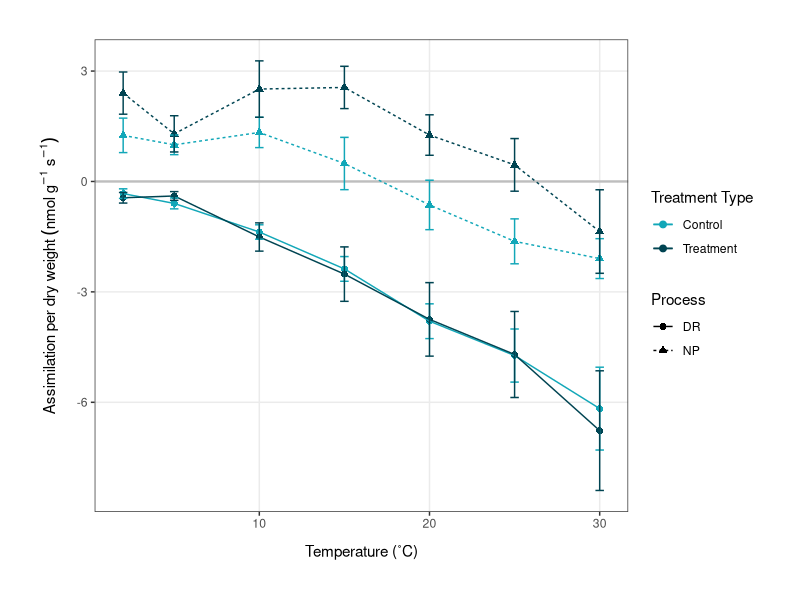
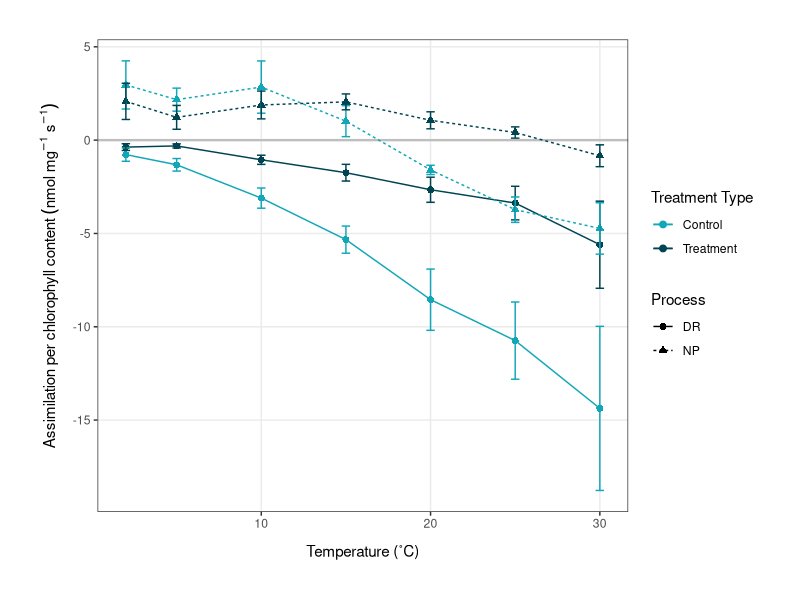
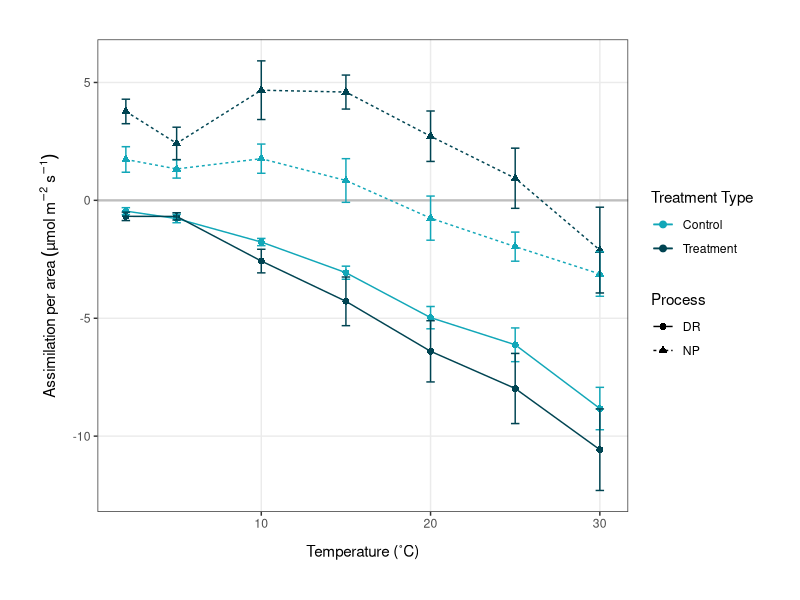
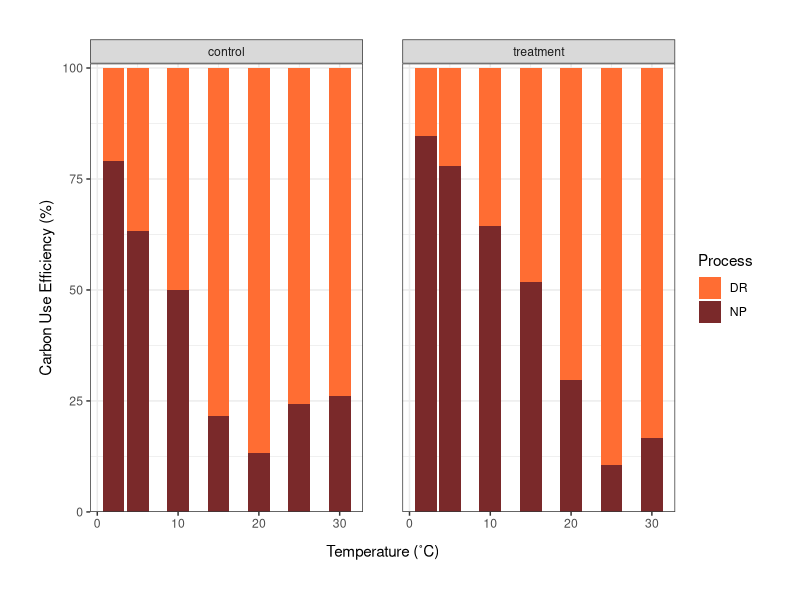
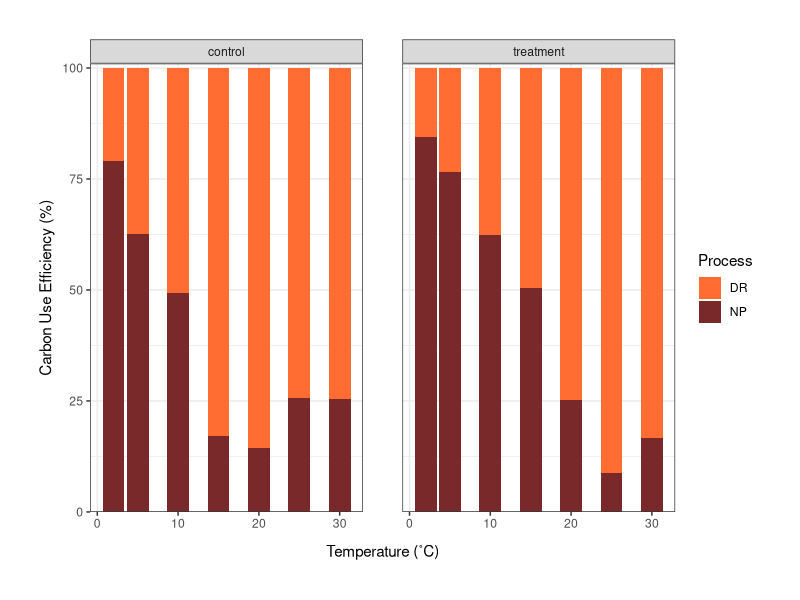
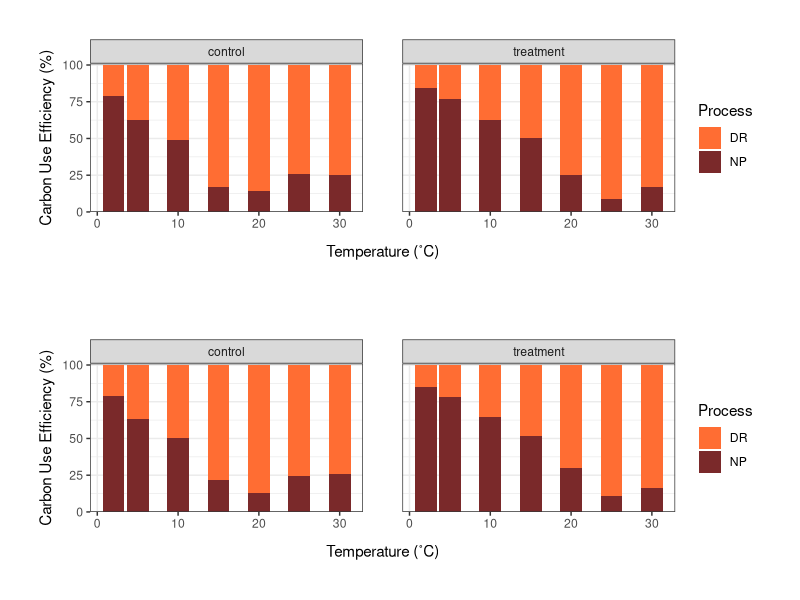
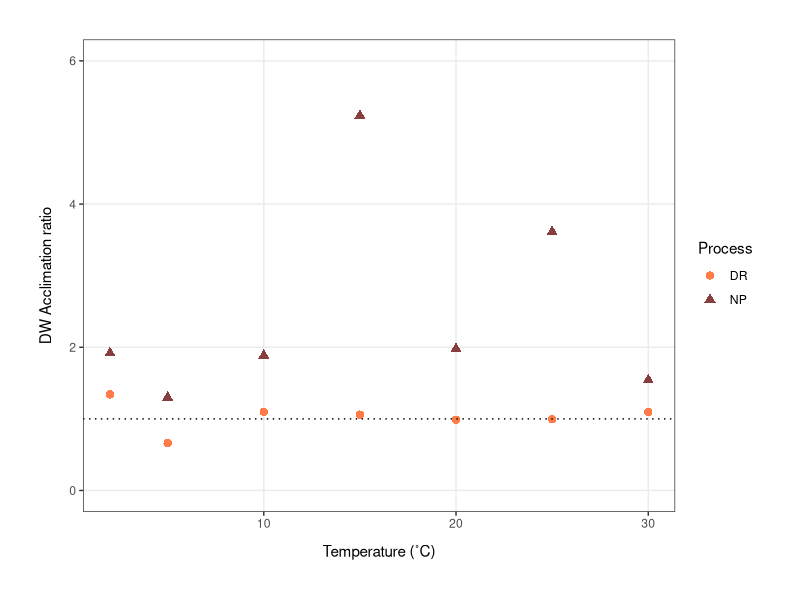
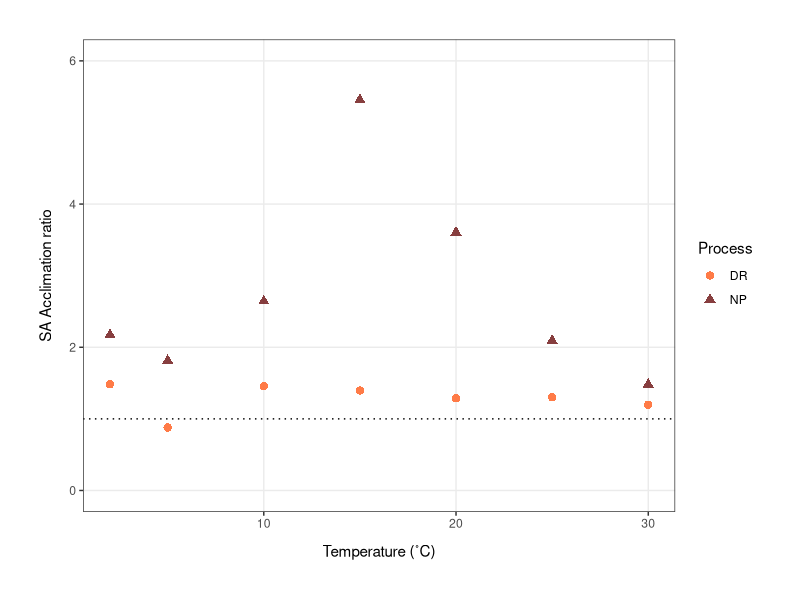

Write the R code that produced these figures, in order.
# Plots for Hallett publication 
# Emma Gemal, s1758915@sms.ed.ac.uk
# University of Edinburgh 

### Library ----
library(tidyverse)
library(lme4)
library(ggeffects)
library(ggpubr)
library(plotrix)
library(gridExtra)

### Temperature Response Curves ----
avgdata <- read.csv("Data/np_dr_averages.csv", header = TRUE)
str(avgdata)

avgdata <- avgdata %>% 
              mutate(treatment_type = as.factor(treatment_type),
                     type = as.factor(type))
str(avgdata)

# plotting temperature response curves using dry weight  
(dw_plot <- ggplot(avgdata, aes(x = temp, y = avgDW, color = treatment_type)) +
              geom_hline(yintercept = 0, color = "grey", size = 0.8) +  # optional to keep              
              geom_point(aes(shape = type), size = 2) +
              geom_line(aes(linetype = type)) +
              ylab(label = expression(Assimilation~per~dry~weight~(nmol~g^-1~s^-1))) +
              xlab(label = "Temperature (˚C)") +              
              geom_errorbar(aes(ymin = avgDW-se_DW, ymax = avgDW+se_DW), width = 0.5) +
              theme_bw() +
              theme(axis.title.x = 
                      element_text(margin = margin(t = 10, r = 0, b = 0, l = 0)),
                    axis.title.y = 
                      element_text(margin = margin(t = 0, r = 10, b = 0, l = 0)),
                    panel.grid.minor = element_blank()) +
              theme(plot.margin = unit(c(1, 1, 1, 1), "cm")) + 
              scale_color_manual(values = c("#12A7B8", "#004452"),
                                 name = c("Treatment Type", "Process"),
                                 labels = c("Control", "Treatment")) +
              scale_linetype_discrete(name = c("Process", "Treatment Type")) +
              scale_shape_discrete(name = c("Process", "Treatment Type")))  

ggsave("Figures/t_response_DW.png", plot = dw_plot, 
       width = 6.8, height = 5.2, units = "in")

# plotting curves using chlorophyll content 
(chl_plot <- ggplot(avgdata, aes(x = temp, y = avgChl, color = treatment_type)) +
                geom_hline(yintercept = 0, color = "grey", size = 0.8) +  # optional to keep              
                geom_point(aes(shape = type), size = 2) +
                geom_line(aes(linetype = type)) +
                geom_errorbar(aes(ymin = avgChl-se_Chl, ymax = avgChl+se_Chl), width = 0.5) +
                ylab(label = 
                       expression(Assimilation~per~chlorophyll~content~(nmol~mg^-1~s^-1))) +
                xlab(label = "Temperature (˚C)") +              
                theme_bw() +
                theme(axis.title.x = 
                        element_text(margin = margin(t = 10, r = 0, b = 0, l = 0)),
                      axis.title.y = 
                        element_text(margin = margin(t = 0, r = 7, b = 0, l = 0)), 
                      panel.grid.minor = element_blank()) +
                theme(plot.margin = unit(c(1, 1, 1, 1), "cm")) + 
                scale_color_manual(values = c("#12A7B8", "#004452"),
                                   name = c("Treatment Type", "Process"),
                                   labels = c("Control", "Treatment")) +
                scale_linetype_discrete(name = c("Process", "Treatment Type")) +
                scale_shape_discrete(name = c("Process", "Treatment Type")) +
                scale_y_continuous(breaks = seq(-20, 10, 5)))

ggsave("Figures/t_response_chl.png", plot = chl_plot, 
       width = 6.8, height = 5.2, units = "in")

# plotting curves using surface area  
(sa_plot <- ggplot(avgdata, aes(x = temp, y = avgSA, color = treatment_type)) +
                geom_hline(yintercept = 0, color = "grey", size = 0.8) +  # optional to keep              
                geom_point(aes(shape = type), size = 2) +
                geom_line(aes(linetype = type)) +
                geom_errorbar(aes(ymin = avgSA-se_SA, ymax = avgSA+se_SA), width = 0.5) +
                ylab(label = 
                       expression(Assimilation~per~area~(µmol~m^-2~s^-1))) +
                xlab(label = "Temperature (˚C)") +              
                theme_bw() +
                theme(axis.title.x = 
                        element_text(margin = margin(t = 10, r = 0, b = 0, l = 0)),
                      axis.title.y = 
                        element_text(margin = margin(t = 0, r = 7, b = 0, l = 0)), 
                      panel.grid.minor = element_blank()) +
                theme(plot.margin = unit(c(1, 1, 1, 1), "cm")) + 
                scale_color_manual(values = c("#12A7B8", "#004452"),
                                   name = c("Treatment Type", "Process"),
                                   labels = c("Control", "Treatment")) +
                scale_linetype_discrete(name = c("Process", "Treatment Type")) +
                scale_shape_discrete(name = c("Process", "Treatment Type")) +
                scale_y_continuous(breaks = seq(-20, 10, 5)))

ggsave("Figures/t_response_sa.png", plot = sa_plot, 
       width = 6.8, height = 5.2, units = "in")


### Carbon Gain Efficiency ----
cgain <- read.csv("Data/c_gainSA.csv") 
str(cgain)

# making stacked plots of DR:NP 
(stacked_SA <- ggplot(cgain, aes(x = temp, y = percent, fill = type)) +
                  geom_bar(position = "fill", stat = "identity") +
                  ylab(label = "Carbon Use Efficiency (%)") +
                  xlab(label = "Temperature (˚C)") +              
                  facet_wrap(~treatment_type, nrow = 1) +
                  theme_bw() +
                  theme(axis.title.x = 
                          element_text(margin = margin(t = 10, r = 0, b = 0, l = 0)),
                        axis.title.y = 
                          element_text(margin = margin(t = 0, r = 5, b = 0, l = 0))) +
                  theme(plot.margin = unit(c(1, 1, 1, 1), "cm"),
                        panel.spacing = unit(1, "cm")) + 
                  scale_fill_manual(values = c("#FF6D33", "#7A292A"),
                                    name = "Process") +  # could change the name 
                  scale_y_continuous(expand = expansion(mult = c(0, 0.01)),
                                     labels = scales::percent_format(suffix = "")))  # OR
              #    scale_y_continuous(expand = c(0,0)))

ggsave("Figures/c_gain_SA.png", plot = stacked_SA, 
       width = 7.5, height = 5, units = "in")

# using dry weight instead 
cgain_dw <- read.csv("Data/c_gain_long.csv") 
str(cgain_dw)

# making stacked plots of DR:NP 
(stacked_DW <- ggplot(cgain_dw, aes(x = temp, y = percent, fill = type)) +
                  geom_bar(position = "fill", stat = "identity") +
                  ylab(label = "Carbon Use Efficiency (%)") +
                  xlab(label = "Temperature (˚C)") +              
                  facet_wrap(~treatment_type, nrow = 1) +
                  theme_bw() +
                  theme(axis.title.x = 
                          element_text(margin = margin(t = 10, r = 0, b = 0, l = 0)),
                        axis.title.y = 
                          element_text(margin = margin(t = 0, r = 5, b = 0, l = 0))) +
                  theme(plot.margin = unit(c(1, 1, 1, 1), "cm"),
                        panel.spacing = unit(1, "cm")) + 
                  scale_fill_manual(values = c("#FF6D33", "#7A292A"),
                                    name = "Process") +  # could change the name 
                  scale_y_continuous(expand = expansion(mult = c(0, 0.01)),
                                     labels = scales::percent_format(suffix = "")))  # OR
              #    scale_y_continuous(expand = c(0,0)))

ggsave("Figures/c_gain_DW.png", plot = stacked_DW, 
       width = 7.5, height = 5, units = "in")


grid.arrange(stacked_DW, stacked_SA, nrow = 2)


### Acclimation Ratios ----
ratios <- read.csv("Data/acclimation_ratios.csv")

(DWratio_plot <- ggplot(ratios, aes(x = temp, y = DWt.c)) +
                    geom_point(aes(color = type, shape = type), size = 2.5, alpha = 0.9) +
                    geom_hline(yintercept = 1, linetype = "dotted") +
                    ylab(label = "DW Acclimation ratio") +
                    xlab(label = "Temperature (˚C)") +
                    theme_bw() +
                    theme(axis.title.x = 
                            element_text(margin = margin(t = 10, r = 0, b = 0, l = 0)),
                          axis.title.y = 
                            element_text(margin = margin(t = 0, r = 10, b = 0, l = 0)),
                          panel.grid.minor = element_blank()) +
                    theme(plot.margin = unit(c(1, 1, 1, 1), "cm")) +
                    scale_color_manual(values = c("#FF6D33", "#7A292A"),
                                       name = "Process") +
                    scale_shape_discrete(name = "Process") + # can change the name
                    scale_y_continuous(limits = c(0, 6)))

ggsave("Figures/DWacclim_ratio_plot.png", plot = DWratio_plot, 
       width = 6.5, height = 5, units = "in")


(SAratio_plot <- ggplot(ratios, aes(x = temp, y = SAt.c)) +
                    geom_point(aes(color = type, shape = type), size = 2.5, alpha = 0.9) +
                    geom_hline(yintercept = 1, linetype = "dotted") +
                    ylab(label = "SA Acclimation ratio") +
                    xlab(label = "Temperature (˚C)") +
                    theme_bw() +
                    theme(axis.title.x = 
                            element_text(margin = margin(t = 10, r = 0, b = 0, l = 0)),
                          axis.title.y = 
                            element_text(margin = margin(t = 0, r = 10, b = 0, l = 0)),
                          panel.grid.minor = element_blank()) +
                    theme(plot.margin = unit(c(1, 1, 1, 1), "cm")) +
                    scale_color_manual(values = c("#FF6D33", "#7A292A"),
                                       name = "Process") +
                    scale_shape_discrete(name = "Process") + # can change the name
                    scale_y_continuous(limits = c(0, 6)))

ggsave("Figures/SAacclim_ratio_plot.png", plot = SAratio_plot, 
       width = 6.5, height = 5, units = "in")

grid.arrange(SAratio_plot, DWratio_plot, ncol = 2)


### Light Response Curves ----
light <- read.csv("Data/full_lightresponses_revised.csv") 
str(light)

# calculating averages, standard deviation and standard error
light_sum <- light %>% 
                group_by(Lcuv, treatment_type) %>% 
                mutate(seCO2 = std.error(CO2)) %>% 
                summarise(avgCO2 = mean(CO2),
                          seCO2 = mean(seCO2)) %>% 
                na.omit()

light_sum2 <- light %>% 
  group_by(Lcuv, treatment_type) %>% 
  summarise(avgCO2 = mean(CO2),
            sdCO2 = sd(CO2)) %>%    # if I want to SD instead of SE
  na.omit()


# plotting the light response curves
(light_plots <- ggplot(light_sum, aes(x = Lcuv, y = avgCO2)) +
                  geom_hline(yintercept = 0, size = 0.5, linetype = "dotted") +               
                  geom_point(aes(color = treatment_type), size = 2.2) +
                  geom_line(aes(color = treatment_type)) +
                  geom_errorbar(aes(ymin = avgCO2-seCO2, ymax = avgCO2+seCO2, 
                                    color = treatment_type, width = 20), alpha = 0.8) + 
                  ylab(label = expression(paste(
                    "\u0394", "CO"[2], " (rel. ppm)"))) +  # check units 
                  xlab(label = expression(paste(
                    "PPFD ", "(µmol ", "m"^-2, " s"^-1, ")"))) +
                  theme_bw() +
                  theme(panel.grid.minor = element_blank(),
                        axis.title.x = 
                          element_text(margin = margin(t = 10, r = 0, b = 0, l = 0))) +
                  theme(plot.margin = unit(c(1, 1, 1, 1), "cm")) +
                  scale_color_manual(values = c("#12A7B8", "#004452"),
                                     name = "Treatment Type",
                                     labels = c("Control", "Treatment"))) 

ggsave("Figures/light_response.png", plot = light_plots, 
       width = 7, height = 5.5, units = "in")


### Climate Data ----
climate <- read.csv("Data/climate_combo.csv")

# creating summary data 
# for year
sum_year <- climate %>% 
  group_by(year) %>% 
  summarise(avg_temp = mean(temp),
            min_temp = min(temp),
            max_temp = max(temp))

sum_year_long <- sum_year %>% 
  pivot_longer(cols = c(2:4),
               names_to = "type",
               values_to = "temp")

# for season
sum_season <- climate %>% 
  group_by(season) %>% 
  summarise(avg_temp = mean(temp),
            min_temp = min(temp),
            max_temp = max(temp))

sum_season_long <- sum_season %>% 
  pivot_longer(cols = c(2:4),
               names_to = "type",
               values_to = "temp")


# plotting the average, minimum and maximum temperature over time (by year) 
minor <- seq(2004, 2016, by = 4)   # making minor gridlines for the plot 

(temp_year <- ggplot(sum_year_long, aes(x = year, y = temp, 
                                        color = type, shape = type)) +
    geom_vline(xintercept = minor, color = "grey92") +                 
    geom_point(size = 2.5) +  
    geom_line(aes(group = type)) +
    geom_hline(yintercept = 0, linetype = "dashed") +
    ylab(label = "Temperature (˚C)") +
    xlab(label = "Year") +
    theme_bw() +
    theme(axis.text.x = element_text(angle = 60, hjust = 1),
          panel.grid.minor = element_blank(),
          panel.grid.major.x = element_blank(),
          legend.title = element_blank(),
          axis.title.x = 
            element_text(margin = margin(t = 10, r = 0, b = 0, l = 0)),
          axis.title.y = 
            element_text(margin = margin(t = 0, r = 10, b = 0, l = 0))) +
    theme(plot.margin = unit(c(1, 1, 1, 1), "cm")) +
    scale_color_manual(values = c("#004452", "#B5BA4F", "#FF6D33"),
                       labels = c("Mean", "Maximum", "Minimum")) + 
    scale_shape_discrete(labels = c("Mean", "Maximum", "Minimum")) +
    scale_x_continuous(n.breaks = 8))

ggsave("Figures/climate_plot_year.png", plot = temp_year, 
       width = 6.5, height = 5.5, units = "in")

# adding the mixed effects model to the plot 
temp_month_season <- lmer(temp ~ year + (1|month) + (1|season), data = climate, REML = F)

# creating model predictions 
pred.mm <- ggpredict(temp_month_season, terms = c("year"))  

# plotting the predictions 
(temp_year_model <- ggplot(pred.mm) + 
    geom_vline(xintercept = minor, color = "grey92") +                   
    geom_line(aes(x = x, y = predicted), color = "#004452") +   # slope
    geom_ribbon(aes(x = x, ymin = conf.low, 
                    ymax = conf.high), 
                fill = "lightgrey", alpha = 0.5) +  # error band
    geom_point(size = 2.5, data = sum_year_long, aes(x = year, y = temp, 
                                                     color = type, shape = type)) +
    geom_line(data = sum_year_long, aes(x = year, y = temp, 
                                        color = type, group = type)) +
    geom_hline(yintercept = 0, linetype = "dashed") +
    ylab(label = "Temperature (˚C)") +
    xlab(label = "Year") +
    theme_bw() +
    theme(axis.text.x = element_text(angle = 60, hjust = 1),
          panel.grid.minor = element_blank(),
          panel.grid.major.x = element_blank(),
          legend.title = element_blank(),
          axis.title.x = 
            element_text(margin = margin(t = 10, r = 0, b = 0, l = 0)),
          axis.title.y = 
            element_text(margin = margin(t = 0, r = 10, b = 0, l = 0))) +
    theme(plot.margin = unit(c(1, 1, 1, 1), "cm")) +
    scale_color_manual(values = c("#004452", "#B5BA4F", "#FF6D33"),
                       labels = c("Mean", "Maximum", "Minimum")) + 
    scale_shape_discrete(labels = c("Mean", "Maximum", "Minimum")) +
    scale_x_continuous(n.breaks = 8))

ggsave("Figures/climate_plot_model.png", plot = temp_year_model, 
       width = 6.5, height = 5.5, units = "in")

## For the appendix
# plotting the average, minimum and maximum temperature over time (by season) 
(temp_season <- ggplot(sum_season_long, aes(x = season, y = temp, 
                                            color = type, shape = type)) +
    geom_point(size = 2.5) +  
    geom_line(aes(group = type)) +
    geom_hline(yintercept = 0, linetype = "dashed") +
    ylab(label = "Temperature (˚C)") +
    xlab(label = "Season") +
    theme_bw() +
    theme(axis.text.x = element_text(angle = 60, hjust = 1),
          panel.grid.minor = element_blank(),
          panel.grid.major.x = element_blank(),
          legend.title = element_blank(),
          axis.title.x = 
            element_text(margin = margin(t = 10, r = 0, b = 0, l = 0)),
          axis.title.y = 
            element_text(margin = margin(t = 0, r = 10, b = 0, l = 0))) +
    theme(plot.margin = unit(c(1, 1, 1, 1), "cm")) +
    scale_color_manual(values = c("#004452", "#B5BA4F", "#FF6D33"),
                       labels = c("Mean", "Maximum", "Minimum")) + 
    scale_shape_discrete(labels = c("Mean", "Maximum", "Minimum")))

ggsave("Figures/climate_plot_season.png", plot = temp_season, 
       width = 6.5, height = 5.5, units = "in")

# creating a faceted plot of temperature over time
str(climate)
climate$date_time <- as.POSIXct(climate$date_time)

(temp_facet <- ggplot(climate, aes(x = date_time, y = temp, fill = season)) +   
    geom_line(aes(color = season)) +
    facet_wrap(vars(season), ncol = 3, scales = "free_x") +
    ylab(label = "Temperature (˚C)") +
    xlab(label = "Date") +
    theme_bw() +
    theme(legend.position = "none",
          axis.title.x = 
            element_text(margin = margin(t = 10, r = 0, b = 0, l = 0)),
          axis.title.y = 
            element_text(margin = margin(t = 0, r = 10, b = 0, l = 0))) +
    theme(plot.margin = unit(c(1, 1, 1, 1), "cm")) +
    scale_x_datetime(date_labels = "%b", date_breaks = "1 month") +
    scale_color_manual(values = c("#DADDA7", "#D1D491", "#C8CC7B", "#BEC365", 
                                  "#B5BA4F", "#A2A741", "#8B8F38", "#74772E", 
                                  "#5D5F25", "#45481C", "#2E3013", "#171809", 
                                  "#000000")))

ggsave("Figures/climate_facet.png", plot = temp_facet, 
       width = 7, height = 7, units = "in")

### Microclimate Data ----
microlog <- read.csv("Data/microclimate.csv")

str(microlog)
microlog <- microlog %>% 
  dplyr::select("Date", "Time", "Inside.temp", "Outside.temp", "ground.temp",
                "inside.humidity", "Outside.humidity") %>% 
  rename(Ground.temp = ground.temp,
         Inside.humidity = inside.humidity) %>% 
  unite("date_time", c("Date", "Time"), remove = FALSE, sep = " ") %>% 
  mutate(date_time = as.POSIXct(date_time, format = "%d/%m/%Y %H:%M")) %>% 
  mutate(Inside.temp = as.numeric(Inside.temp)) %>% 
  mutate(Outside.temp = as.numeric(Outside.temp)) %>% 
  mutate(Ground.temp = as.numeric(Ground.temp)) %>% 
  mutate(Inside.humidity = as.numeric(Inside.humidity)) %>% 
  mutate(Outside.humidity = as.numeric(Outside.humidity))

# plotting outside temperatures
(outside_temp <- ggplot(microlog, aes(x = date_time, y = Outside.temp)) +
    geom_line(size = 0.7, color = "#FF6D33") +
    ylab(label = "Temperature (˚C)") +
    xlab(label = "Date") +
    theme_bw() +
    theme(axis.title.x = 
            element_text(margin = margin(t = 10, r = 0, b = 0, l = 0)),
          axis.title.y = 
            element_text(margin = margin(t = 0, r = 10, b = 0, l = 0)),
          panel.grid.minor = element_blank()) +
    theme(plot.margin = unit(c(1, 1, 1, 1), "cm")))

# plotting ground temperatures
(ground_temp <- ggplot(microlog, aes(x = date_time, y = Ground.temp)) +
    geom_line(size = 0.7, color = "#E64100") +
    ylab(label = "Temperature (˚C)") +
    xlab(label = "Date") +
    theme_bw() +
    theme(axis.title.x = 
            element_text(margin = margin(t = 10, r = 0, b = 0, l = 0)),
          axis.title.y = 
            element_text(margin = margin(t = 0, r = 10, b = 0, l = 0)),
          panel.grid.minor = element_blank()) +
    theme(plot.margin = unit(c(1, 1, 1, 1), "cm")))

# plotting inside temperatures
(inside_temp <- ggplot(microlog, aes(x = date_time, y = Inside.temp)) +
    geom_line(size = 0.7, color = "#FF9166") +
    ylab(label = "Temperature (˚C)") +
    xlab(label = "Date") +
    theme_bw() +
    theme(axis.title.x = 
            element_text(margin = margin(t = 10, r = 0, b = 0, l = 0)),
          axis.title.y = 
            element_text(margin = margin(t = 0, r = 10, b = 0, l = 0)),
          panel.grid.minor = element_blank()) +
    theme(plot.margin = unit(c(1, 1, 1, 1), "cm")))

# plotting outside relative humidity (DON'T INCLUDE)
(outside_rh <- ggplot(microlog, aes(x = date_time, y = Outside.humidity)) +
    geom_line())

# plotting inside relative humidity 
(inside_rh <- ggplot(microlog, aes(x = date_time, y = Inside.humidity)) +
    geom_line())

panel <- ggarrange(inside_temp, outside_temp, ground_temp, labels = c("A", "B", "C"),
                   nrow = 1)
panel2 <- ggarrange(inside_temp, outside_temp, ground_temp, labels = c("A", "B", "C"),
                    nrow = 2, ncol = 2)

ggsave("Figures/microclimate_panel_tall.png", plot = panel2, width = 8, height = 8, units = "in")


### Water Content Curves ----
water <- read.csv("Data/water_content_full.csv")
str(water)
water <- water %>% 
  pivot_longer(cols = c(1:2),
               names_to = "type",
               names_prefix = "CO2_",
               values_to = "CO2")

(water_curves <- ggplot(water, aes(x = weight, y = CO2)) +
    geom_point(aes(color = type, shape = type), size = 2.5) +
    geom_line(aes(color = type), size = 0.5) +
    facet_wrap(~treatment_type, scales = "free") +
    ylab(label = expression(paste("\u0394", "CO"[2], " (rel. ppm)"))) +
    xlab(label = "Weight (g)") +
    theme_bw() +
    theme(axis.title.x = 
            element_text(margin = margin(t = 10, r = 0, b = 0, l = 0)),
          axis.title.y = 
            element_text(margin = margin(t = 0, r = 10, b = 0, l = 0)),
          panel.grid.minor = element_blank()) +
    theme(plot.margin = unit(c(1, 1, 1, 1), "cm")) +
    scale_color_manual(values = c("#FF6D33", "#7A292A"),
                       name = "Process") +
    scale_shape_discrete(name = "Process"))

ggsave("Figures/water_content.png", plot = water_curves, width = 9, height = 6, units = "in")
